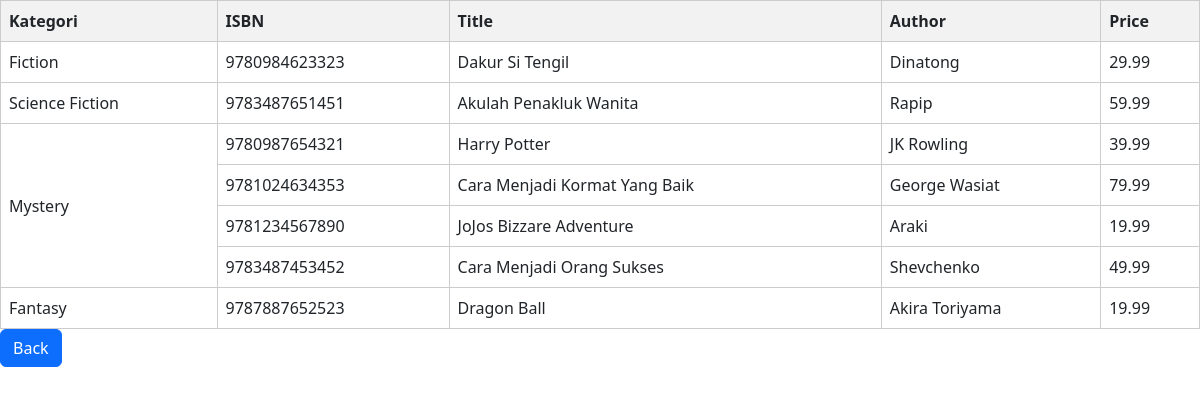
The app's page /categoryTable.php with its own data.
### tables this page shows
CREATE TABLE `books` (
  `isbn` char(13) NOT NULL,
  `author` char(30) NOT NULL,
  `title` char(60) NOT NULL,
  `price` float(4,2) NOT NULL,
  `categoryid` int(11) DEFAULT NULL
);

CREATE TABLE `categories` (
  `categoryid` int(11) NOT NULL,
  `name` varchar(100) NOT NULL
);

### categoryTable.php (the view, shortened to what this page needs)
<!DOCTYPE html>
<html lang="en">
<head>
    <link href="https://cdn.jsdelivr.net/npm/bootstrap@5.2.1/dist/css/bootstrap.min.css" rel="stylesheet">
</head>
<body>
    <table>
        <thead>
            <tr>
                <th>Kategori</th>
                <th>ISBN</th>
                <th>Title</th>
                <th>Author</th>
                <th>Price</th>
            </tr>
        </thead>
        <tbody>
            <?php
            require_once("db_login.php");
            $query = "SELECT books.isbn, books.title, books.author, books.price, categories.name as category_name
                      FROM books
                      LEFT JOIN categories ON books.categoryid = categories.categoryid
                      ORDER BY categories.categoryid, books.isbn;";
            $result = $db->query($query);
            if ($result->num_rows > 0) {
                $current_category = "";
                while ($row = $result->fetch_assoc()) {
                    if ($current_category != $row['category_name']) {
                        $current_category = $row['category_name'];
                        echo '<tr>';
                        echo "<td rowspan='" . getCategoryRowCount($db, $current_category) . "'>$current_category</td>";
                        echo "<td>" . $row['isbn'] . "</td>";
                        echo "<td>" . $row['title'] . "</td>";
                        echo "<td>" . $row['author'] . "</td>";
                        echo "<td>" . $row['price'] . "</td>";
                        echo '</tr>';
                    } else {
                        echo '<tr>';
                        echo "<td>" . $row['isbn'] . "</td>";
                        echo "<td>" . $row['title'] . "</td>";
                        echo "<td>" . $row['author'] . "</td>";
                        echo "<td>" . $row['price'] . "</td>";
                        echo '</tr>';
                    }
                }
            } else {
                echo "<tr><td colspan='5'>Tidak ada data tersedia</td></tr>";
            }
            function getCategoryRowCount($db, $category) {
                $query = "SELECT COUNT(*) as row_count FROM books
                          LEFT JOIN categories ON books.categoryid = categories.categoryid
                          WHERE categories.name = '$category'";
                $result = $db->query($query);
                if ($result->num_rows == 1) {
                    $row = $result->fetch_assoc();
                    return $row['row_count'];
                }
                return 1;
            }
            ?>
        </tbody>
    </table>
    <a href="view_books_detail.php" class="btn btn-primary">Back</a>
</body>
</html>

### categoryTable.php (style rules this page uses)
table { border-collapse: collapse; width: 100%; }
th, td { border: 1px solid #ccc; padding: 8px; text-align: left; }
th { background-color: #f2f2f2; }

### records on screen
books: categoryid.name "Fiction", isbn "9780984623323", title "Dakur Si Tengil", author "Dinatong", price "29.99"
books: categoryid.name "Science Fiction", isbn "9783487651451", title "Akulah Penakluk Wanita", author "Rapip", price "59.99"
books: categoryid.name "Mystery", isbn "9780987654321", title "Harry Potter", author "JK Rowling", price "39.99"
books: isbn "9781024634353", title "Cara Menjadi Kormat Yang Baik", author "George Wasiat", price "79.99"
books: isbn "9781234567890", title "JoJos Bizzare Adventure", author "Araki", price "19.99"
books: isbn "9783487453452", title "Cara Menjadi Orang Sukses", author "Shevchenko", price "49.99"
books: categoryid.name "Fantasy", isbn "9787887652523", title "Dragon Ball", author "Akira Toriyama", price "19.99"
